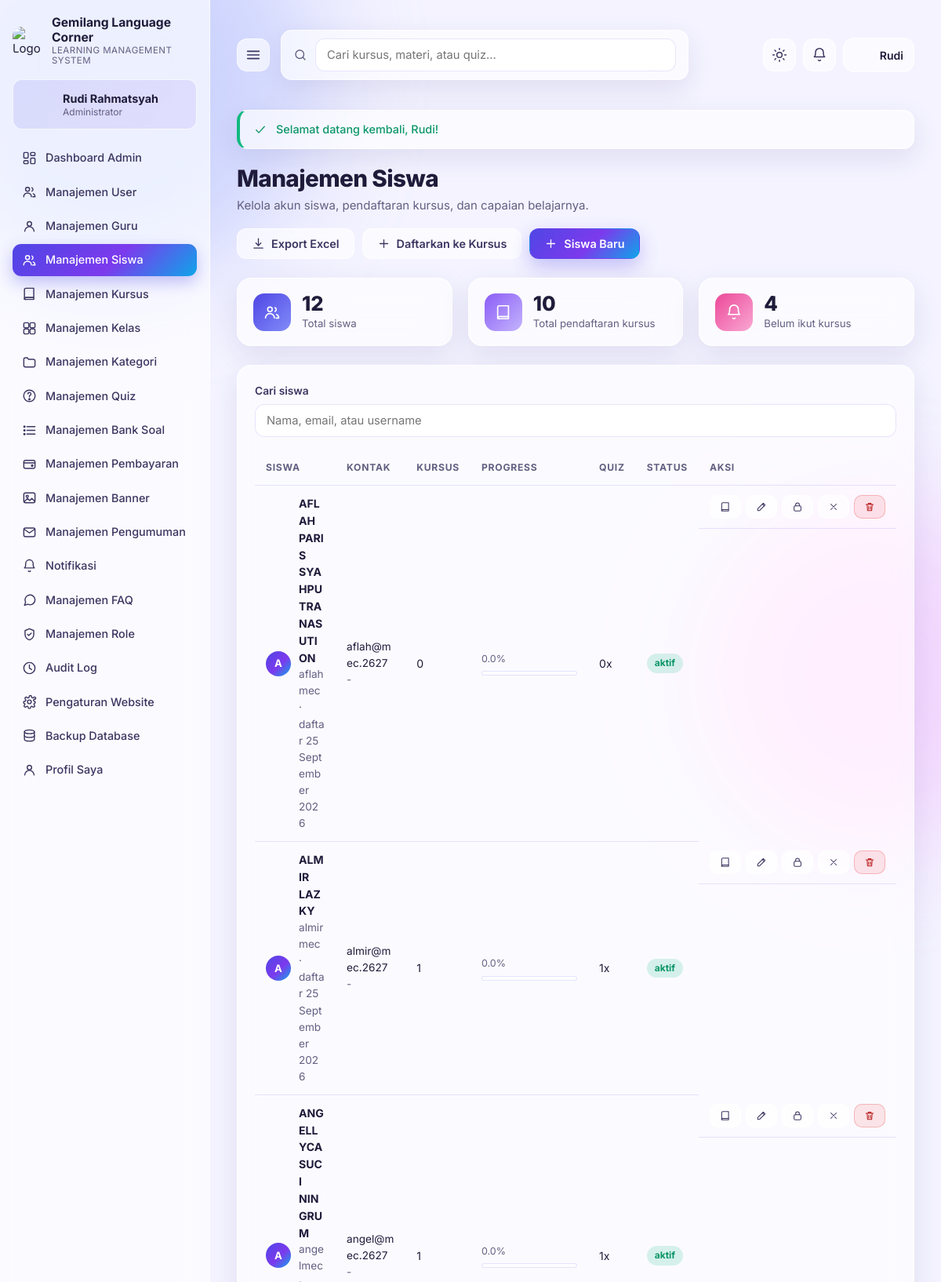
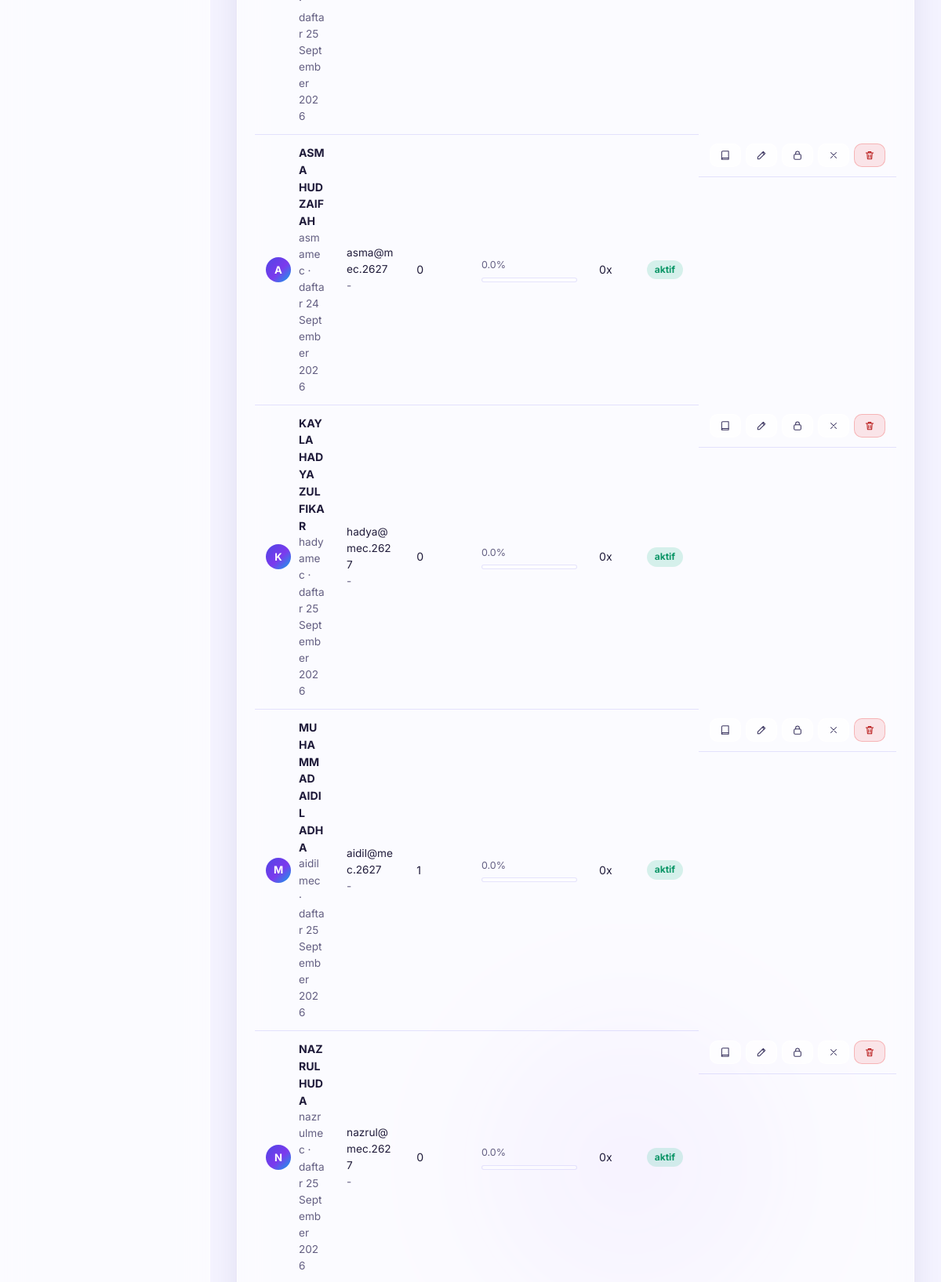
The app's page /admin-siswa.php (signed in, upper part) with its own data (2 pictures, top to bottom).
### tables this page shows
CREATE TABLE users (
            id INTEGER PRIMARY KEY AUTOINCREMENT,
            nama TEXT NOT NULL,
            username TEXT UNIQUE,
            email TEXT UNIQUE,
            password TEXT NOT NULL,
            role TEXT NOT NULL DEFAULT 'siswa',
            foto TEXT,
            telepon TEXT,
            alamat TEXT,
            bio TEXT,
            status TEXT NOT NULL DEFAULT 'aktif',
            last_login TEXT,
            created_at TEXT DEFAULT CURRENT_TIMESTAMP
        );

### admin-siswa.php (the view, shortened to what the rows shown need)
<?php
require_once __DIR__ . '/includes/layout.php';
$u = require_login('admin');
$rows = db()->query("SELECT us.*,
        (SELECT COUNT(*) FROM enrollments WHERE user_id = us.id) AS jml_kursus,
        (SELECT COALESCE(ROUND(AVG(progress),1),0) FROM enrollments WHERE user_id = us.id) AS rata_progress,
        (SELECT COUNT(*) FROM certificates WHERE user_id = us.id) AS jml_sertifikat,
        (SELECT COUNT(*) FROM quiz_attempts WHERE user_id = us.id AND status != 'in_progress') AS jml_attempt
    FROM users us WHERE us.role = 'siswa' ORDER BY us.nama")->fetchAll();
page_start('Manajemen Siswa', 'Kelola akun siswa, pendaftaran kursus, dan capaian belajarnya.', [
    'actions' => '<a class="btn btn-ghost" href="admin-siswa.php?export=xlsx">' . icon('download', 17) . ' Export Excel</a>'
        . '<button class="btn btn-ghost" data-modal-open="modal-enroll">' . icon('plus', 17) . ' Daftarkan ke Kursus</button>'
        . '<button class="btn btn-primary" data-modal-open="modal-siswa">' . icon('plus', 17) . ' Siswa Baru</button>',
]);
?>
<div class="card">
  <div class="table-wrap">
    <table class="data" id="tbl-siswa">
      <thead><tr><th>Siswa</th><th>Kontak</th><th>Kursus</th><th>Progress</th><th>Quiz</th><?php if (sertifikat_aktif()): ?><th>Sertifikat</th><?php endif; ?><th>Status</th><th>Aksi</th></tr></thead>
      <tbody>
      <?php foreach ($rows as $r): ?>
        <tr>
          <td><div class="tbl-student"><span class="avatar sm" <?= $r['foto'] ? 'style="background-image:url(' . e($r['foto']) . ')"' : '' ?>><?= $r['foto'] ? '' : e(strtoupper(mb_substr($r['nama'], 0, 1))) ?></span><div><strong><?= e($r['nama']) ?></strong><div class="muted small"><?= e($r['username']) ?> &middot; daftar <?= e(tgl_id($r['created_at'])) ?></div></div></div></td>
          <td class="small"><?= e($r['email']) ?><div class="muted small"><?= e($r['telepon'] ?: '-') ?></div></td>
          <td><?= (int)$r['jml_kursus'] ?></td>
          <td style="min-width:150px">
            <div class="progress-lab"><span><?= number_format((float)$r['rata_progress'], 1) ?>%</span></div>
            <div class="progress thin"><span style="width:<?= round((float)$r['rata_progress']) ?>%"></span></div>
          </td>
          <td><?= (int)$r['jml_attempt'] ?>x</td>
          <td><?= status_badge($r['status']) ?></td>
          <td class="actions">
            <a class="btn btn-ghost btn-sm" href="admin-siswa.php?siswa=<?= (int)$r['id'] ?>" title="Detail kursus"><?= icon('book', 14) ?></a>
            <a class="btn btn-ghost btn-sm" href="admin-siswa.php?edit=<?= (int)$r['id'] ?>"><?= icon('edit', 14) ?></a>
            <form method="post" style="display:inline">
              <button class="btn btn-ghost btn-sm" data-confirm="Reset password siswa ini menjadi 'siswa123'?" title="Reset password"><?= icon('lock', 14) ?></button>
            </form>
            <form method="post" style="display:inline">
              <button class="btn btn-ghost btn-sm" title="Aktif/Nonaktifkan"><?= icon($r['status'] === 'aktif' ? 'x' : 'check', 14) ?></button>
            </form>
            <form method="post" style="display:inline">
              <button class="btn btn-danger btn-sm" data-confirm="Hapus siswa ini beserta riwayat pendaftarannya?"><?= icon('trash', 14) ?></button>
            </form>
          </td>
        </tr>
      <?php endforeach; ?>
      </tbody>
    </table>
  </div>
</div>
<?php page_end(); ?>

### includes/layout.php (shortened to what the rows shown need)
<?php
require_once __DIR__ . '/helpers.php';
function nav_items($role)
{
    $siswa = [
        ['siswa-dashboard.php', 'Dashboard', 'dashboard'],
        ['kursus.php', 'Katalog Kursus', 'grid'],
        ['siswa-kursus.php', 'Kursus Saya', 'book'],
        ['siswa-pembayaran.php', 'Pembayaran', 'wallet'],
        ['siswa-nilai.php', 'Nilai & Riwayat', 'chart'],
        ['siswa-sertifikat.php', 'Sertifikat', 'award'],
        ['siswa-tugas.php', 'Tugas', 'clipboard'],
        ['siswa-kalender.php', 'Kalender Belajar', 'calendar'],
        ['siswa-forum.php', 'Forum Diskusi', 'chat'],
        ['siswa-bookmark.php', 'Bookmark Materi', 'bookmark'],
        ['siswa-offline.php', 'Materi Offline', 'download'],
        ['siswa-leaderboard.php', 'Ranking', 'trophy'],
        ['notifikasi.php', 'Notifikasi', 'bell'],
        ['siswa-profil.php', 'Profil Saya', 'user'],
    ];
    $guru = [
        ['guru-dashboard.php', 'Dashboard Guru', 'dashboard'],
        ['guru-kursus.php', 'Kelola Kursus', 'book'],
        ['guru-materi.php', 'Modul & Materi', 'layers'],
        ['guru-quiz.php', 'Quiz & Ujian', 'quiz'],
        ['guru-soal.php', 'Bank Soal', 'list'],
        ['guru-koreksi.php', 'Koreksi & Nilai', 'check'],
        ['guru-kelas.php', 'Kelola Kelas', 'grid'],
        ['guru-siswa.php', 'Kelola Siswa', 'users'],
        ['guru-progress.php', 'Progress Siswa', 'chart'],
        ['guru-absensi.php', 'Absensi', 'calendar'],
        ['guru-tugas.php', 'Tugas', 'clipboard'],
        ['guru-pengumuman.php', 'Pengumuman', 'mail'],
        ['notifikasi.php', 'Notifikasi', 'bell'],
        ['guru-forum.php', 'Forum & Diskusi', 'chat'],
        ['guru-statistik.php', 'Statistik Kelas', 'trophy'],
        ['siswa-profil.php', 'Profil Saya', 'user'],
    ];
    $admin = [
        ['admin-dashboard.php', 'Dashboard Admin', 'dashboard'],
        ['admin-users.php', 'Manajemen User', 'users'],
        ['admin-guru.php', 'Manajemen Guru', 'user'],
        ['admin-siswa.php', 'Manajemen Siswa', 'users'],
        ['admin-kursus.php', 'Manajemen Kursus', 'book'],
        ['admin-kelas.php', 'Manajemen Kelas', 'grid'],
        ['admin-kategori.php', 'Manajemen Kategori', 'folder'],
        ['admin-quiz.php', 'Manajemen Quiz', 'quiz'],
        ['admin-soal.php', 'Manajemen Bank Soal', 'list'],
        ['admin-pembayaran.php', 'Manajemen Pembayaran', 'wallet'],
        ['admin-sertifikat.php', 'Manajemen Sertifikat', 'award'],
        ['admin-banner.php', 'Manajemen Banner', 'image'],
        ['admin-pengumuman.php', 'Manajemen Pengumuman', 'mail'],
        ['notifikasi.php', 'Notifikasi', 'bell'],
        ['admin-faq.php', 'Manajemen FAQ', 'chat'],
        ['admin-role.php', 'Manajemen Role', 'shield'],
        ['admin-audit.php', 'Audit Log', 'clock'],
        ['admin-pengaturan.php', 'Pengaturan Website', 'settings'],
        ['admin-backup.php', 'Backup Database', 'database'],
        ['siswa-profil.php', 'Profil Saya', 'user'],
    ];
    if (!sertifikat_aktif()) {
        $siswa = array_values(array_filter($siswa, function ($i) {
            return $i[0] !== 'siswa-sertifikat.php';
        }));
        $admin = array_values(array_filter($admin, function ($i) {
            return $i[0] !== 'admin-sertifikat.php';
        }));
    }
    return $role === 'admin' ? $admin : ($role === 'guru' ? $guru : $siswa);
}
function current_page()
{
    return basename($_SERVER['PHP_SELF'] ?? 'index.php');
}
function asset_ver()
{
    static $ver = null;
    if ($ver === null) {
        $ver = (string)max(
            (int)@filemtime(__DIR__ . '/../assets/app.js'),
            (int)@filemtime(__DIR__ . '/../assets/app.css'),
            (int)@filemtime(__DIR__ . '/../assets/app-native.js')
        );
    }
    return $ver;
}
function page_start($title, $subtitle = '', $opts = [])
{
    $u = current_user();
    $site = setting('site_name', 'Marelan English Course');
    $assetVer = asset_ver();
    ?>
<!DOCTYPE html>
<html lang="id" data-theme="light">
<head>
<link rel="stylesheet" href="assets/app.css?v=<?= e($assetVer) ?>">
</head>
<body class="<?= $u ? 'has-sidebar' : 'is-public' ?>">
<?php
    if ($u) {
        lms_sidebar($u);
        echo '<main class="main">';
        lms_topbar($u, $title);
    } else {
        lms_public_nav($site);
        echo '<main class="main public-main">';
    }
    if ($title && $u) {
        echo '<div class="page-head"><div><h1>' . e($title) . '</h1>';
        echo '</div>';
        echo '</div>';
    }
}
    ?><!DOCTYPE html>
</html><?php
function lms_sidebar($u)
{
    $items = nav_items($u['role']);
    $cur = current_page();
    ?>
<aside class="sidebar" id="sidebar">
  <div class="brand">
    <a href="<?= $u['role'] === 'admin' ? 'admin-dashboard.php' : ($u['role'] === 'guru' ? 'guru-dashboard.php' : 'siswa-dashboard.php') ?>" class="brand-link">
      <?= site_logo(38) ?>
      <span class="brand-text">
        <strong><?= e(setting('site_name', 'Marelan English Course')) ?></strong>
        <small>Learning Management System</small>
      </span>
    </a>
  </div>
  <div class="sidebar-profile">
    <span class="avatar" <?= $u['foto'] ? 'style="background-image:url(' . e($u['foto']) . ')"' : '' ?>><?= $u['foto'] ? '' : e(strtoupper(mb_substr($u['nama'], 0, 1))) ?></span>
    <span class="sp-meta">
      <strong><?= e($u['nama']) ?></strong>
      <small><?= e(role_label($u['role'])) ?></small>
    </span>
  </div>
  <nav class="nav">
    <?php foreach ($items as $it): ?>
      <a class="nav-item <?= $cur === $it[0] ? 'active' : '' ?>" href="<?= e($it[0]) ?>"><?= icon($it[2], 19) ?><span><?= e($it[1]) ?></span></a>
    <?php endforeach; ?>
  </nav>
</aside>
<?php
}
function lms_topbar($u, $title)
{
    $unread = unread_notifications();
    ?>
<header class="topbar">
  <button class="icon-btn only-mobile" data-toggle-sidebar aria-label="Menu"><?= icon('menu', 22) ?></button>
  <form class="topsearch" action="search.php" method="get">
    <?= icon('search', 18) ?>
    <input type="search" name="q" placeholder="Cari kursus, materi, atau quiz..." value="<?= e(get('q')) ?>">
  </form>
  <div class="topbar-right">
    <button class="icon-btn" data-toggle-theme aria-label="Ganti tema"><?= icon('sun', 20, 'ic-sun') ?><?= icon('moon', 20, 'ic-moon') ?></button>
    <a class="icon-btn bell" href="notifikasi.php" aria-label="Notifikasi">
      <?= icon('bell', 20) ?><?php if ($unread > 0): ?><span class="dot"><?= $unread > 9 ? '9+' : $unread ?></span><?php endif; ?>
    </a>
    <div class="user-menu">
      <button class="user-btn" data-toggle-user>
        <span class="avatar sm" <?= $u['foto'] ? 'style="background-image:url(' . e($u['foto']) . ')"' : '' ?>><?= $u['foto'] ? '' : e(strtoupper(mb_substr($u['nama'], 0, 1))) ?></span>
        <span class="um-name"><?= e(explode(' ', $u['nama'])[0]) ?></span>
      </button>
    </div>
  </div>
</header>
<?php
}
    ?>
<?php
function page_end()
{
    ?>
</main>
</body>
</html>
<?php
}

### includes/helpers.php (shortened to what the rows shown need)
<?php
require_once __DIR__ . '/db.php';
function e($s)
{
    return htmlspecialchars((string)$s, ENT_QUOTES, 'UTF-8');
}
function setting($key, $default = '')
{
    static $cache = null;
    if ($cache === null) {
        $cache = [];
        try {
            foreach (db()->query('SELECT key, value FROM settings') as $r) {
                $cache[$r['key']] = $r['value'];
            }
        } catch (Throwable $e) {
            $cache = [];
        }
    }
    return array_key_exists($key, $cache) && $cache[$key] !== null && $cache[$key] !== '' ? $cache[$key] : $default;
}
function get($key, $default = '')
{
    return isset($_GET[$key]) ? (is_array($_GET[$key]) ? $_GET[$key] : trim((string)$_GET[$key])) : $default;
}
function tgl_id($datetime, $with_time = false)
{
    $ts = strtotime($datetime);
    $bulan = [1 => 'Januari', 'Februari', 'Maret', 'April', 'Mei', 'Juni', 'Juli', 'Agustus', 'September', 'Oktober', 'November', 'Desember'];
    $s = date('j', $ts) . ' ' . $bulan[(int)date('n', $ts)] . ' ' . date('Y', $ts);
    return $s;
}
function current_user()
{
    static $user = false;
    if ($user !== false) {
        return $user;
    }
    $stmt = db()->prepare('SELECT * FROM users WHERE id = ?');
    $stmt->execute([$_SESSION['user_id']]);
    $user = $stmt->fetch() ?: null;
    return $user;
}
function require_login($role = null)
{
    $u = current_user();
    return $u;
}
function role_label($role)
{
    return ['admin' => 'Administrator', 'guru' => 'Guru', 'siswa' => 'Siswa'][$role] ?? ucfirst((string)$role);
}
function unread_notifications()
{
    $u = current_user();
    $stmt = db()->prepare('SELECT COUNT(*) FROM notifications WHERE user_id = ? AND dibaca = 0');
    $stmt->execute([$u['id']]);
    return (int)$stmt->fetchColumn();
}
function sertifikat_aktif()
{
    return setting('sertifikat_aktif', '0') === '1';
}
function status_badge($status)
{
    $map = [
        'aktif' => 'badge-success', 'selesai' => 'badge-info', 'menunggu_koreksi' => 'badge-warning',
        'dinilai' => 'badge-success', 'in_progress' => 'badge-info', 'alpa' => 'badge-danger',
        'hadir' => 'badge-success', 'izin' => 'badge-warning', 'sakit' => 'badge-info',
        'nonaktif' => 'badge-danger', 'menunggu' => 'badge-warning', 'draft' => 'badge-muted',
        'terkirim' => 'badge-success', 'gagal' => 'badge-danger', 'dilewati' => 'badge-muted',
    ];
    $cls = $map[$status] ?? 'badge-muted';
    return '<span class="badge ' . $cls . '">' . e(str_replace('_', ' ', (string)$status)) . '</span>';
}
function icon_paths()
{
    return $paths;
}
function icon($name, $size = 20, $class = '')
{
    $paths = icon_paths();
    $p = $paths[$name] ?? $paths['grid'];
    return '<svg class="ic ' . $class . '" width="' . (int)$size . '" height="' . (int)$size . '" viewBox="0 0 24 24" fill="none" stroke="currentColor" stroke-width="1.8" stroke-linecap="round" stroke-linejoin="round">' . $p . '</svg>';
}
function site_logo($size = 36)
{
    $custom = setting('site_logo');
    if ($custom !== '') {
        return '<img src="' . e($custom) . '" alt="Logo" width="' . (int)$size . '" height="' . (int)$size . '" class="brand-img">';
    }
    return logo_svg($size);
}

### records on screen
users: nama "Rudi Rahmatsyah", role "Administrator", nama "Rudi"
users: nama "A", nama "AFLAH PARIS SYAHPUTRA NASUTION", username "aflahmec", created_at "25 September 2026", email "aflah@mec.2627", telepon "-", jml_kursus "0", rata_progress "0.0", jml_attempt "0", status "aktif", $size 14 (drawn)
users: nama "A", nama "ALMIR LAZKY", username "almirmec", created_at "25 September 2026", email "almir@mec.2627", telepon "-", jml_kursus "1", rata_progress "0.0", jml_attempt "1", status "aktif", $size 14 (drawn)
users: nama "A", nama "ANGELLYCA SUCI NINGRUM", username "angelmec", created_at "25 September 2026", email "angel@mec.2627", telepon "-", jml_kursus "1", rata_progress "0.0", jml_attempt "1", status "aktif", $size 14 (drawn)
users: nama "A", nama "ASMA HUDZAIFAH", username "asmamec", created_at "24 September 2026", email "asma@mec.2627", telepon "-", jml_kursus "0", rata_progress "0.0", jml_attempt "0", status "aktif", $size 14 (drawn)
users: nama "K", nama "KAYLA HADYA ZULFIKAR", username "hadyamec", created_at "25 September 2026", email "hadya@mec.2627", telepon "-", jml_kursus "0", rata_progress "0.0", jml_attempt "0", status "aktif", $size 14 (drawn)
users: nama "M", nama "MUHAMMAD AIDIL ADHA", username "aidilmec", created_at "25 September 2026", email "aidil@mec.2627", telepon "-", jml_kursus "1", rata_progress "0.0", jml_attempt "0", status "aktif", $size 14 (drawn)
users: nama "N", nama "NAZRUL HUDA", username "nazrulmec", created_at "25 September 2026", email "nazrul@mec.2627", telepon "-", jml_kursus "0", rata_progress "0.0", jml_attempt "0", status "aktif", $size 14 (drawn)

### other values on screen
setting('site_name', 'Marelan English Course') "Gemilang Language Corner"
$it[1] "Dashboard Admin"
$it[1] "Manajemen User"
$it[1] "Manajemen Guru"
$it[1] "Manajemen Siswa"
$it[1] "Manajemen Kursus"
$it[1] "Manajemen Kelas"
$it[1] "Manajemen Kategori"
$it[1] "Manajemen Quiz"
$it[1] "Manajemen Bank Soal"
$it[1] "Manajemen Pembayaran"
$it[1] "Manajemen Banner"
$it[1] "Manajemen Pengumuman"
$it[1] "Notifikasi"
$it[1] "Manajemen FAQ"
